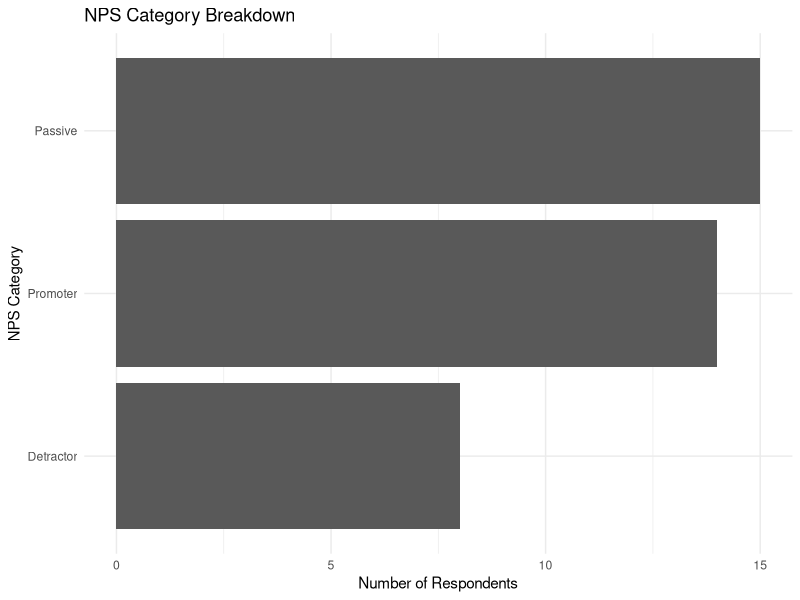
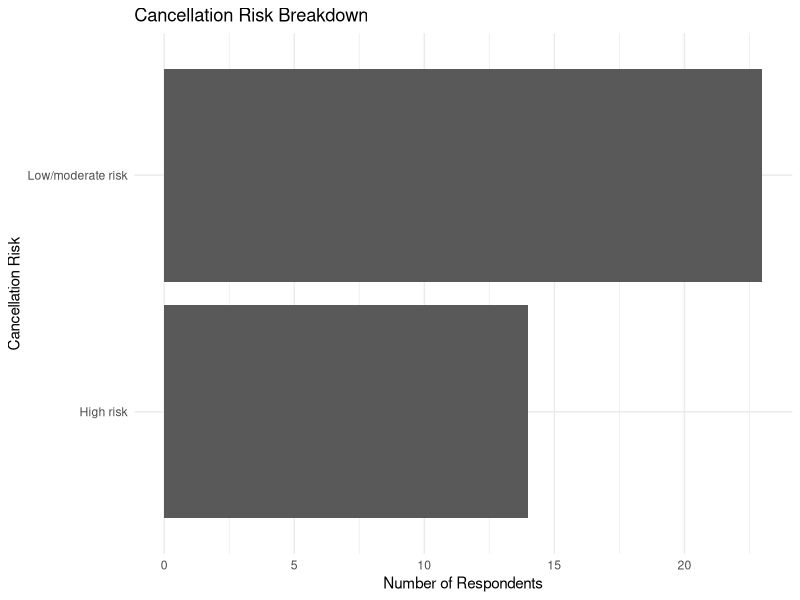
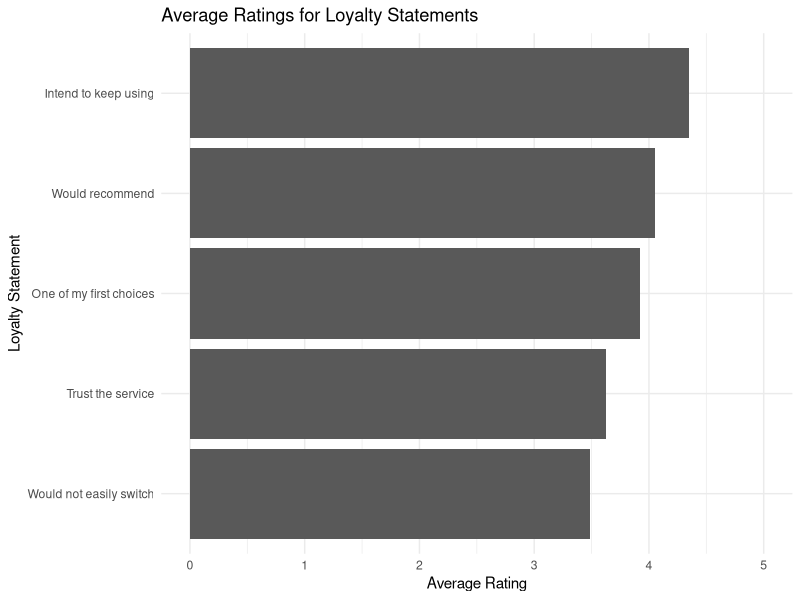
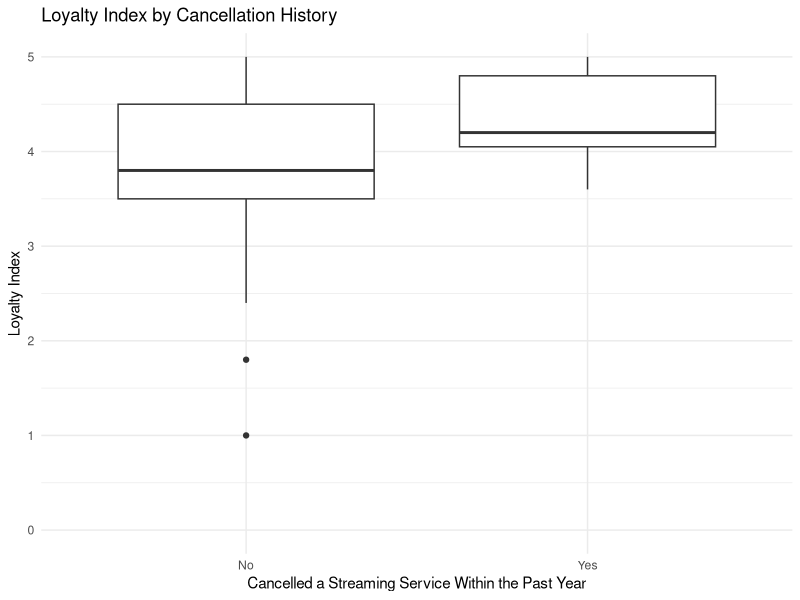
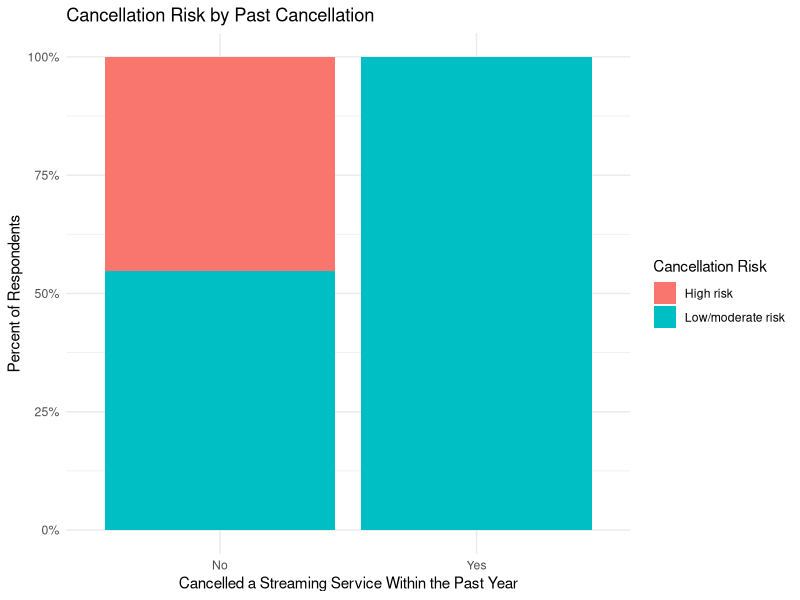
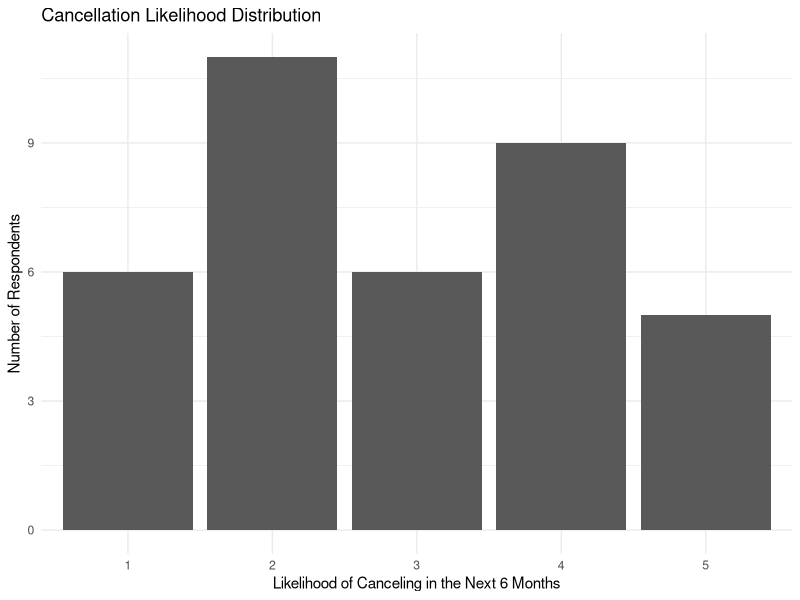

The R source for these figures, in order:
## ---- chunk 1
#| label: setup
#| message: false
#| warning: false

library(tidyverse)
library(readxl)
library(scales)
## ---- chunk 2
#| label: load-data

survey_raw <- read_excel(
  "data/streaming-survey-cleaned.xlsx",
  sheet = "Analysis Data"
)

survey_data <- survey_raw |>
  filter(ResponseId != "Response ID") |>
  mutate(
    loyalty_index = as.numeric(`Loyalty Index`),
    nps_score = as.numeric(Q4),
    nps_category = `NPS Category`,
    cancellation_risk = `Cancellation Risk`,
    cancelled_last_year = `Cancelled A Service Within The Last Year`,
    keep_using = as.numeric(Q3_1),
    first_choice = as.numeric(Q3_2),
    recommend = as.numeric(Q3_3),
    not_switch = as.numeric(Q3_4),
    trust = as.numeric(Q3_5),
    cancellation_likelihood = as.numeric(Q6)
  )

valid_responses <- nrow(survey_data)

mean_loyalty <- mean(survey_data$loyalty_index, na.rm = TRUE)

high_risk_pct <- survey_data |>
  summarize(value = mean(cancellation_risk == "High risk", na.rm = TRUE)) |>
  pull(value)

cancelled_pct <- survey_data |>
  summarize(value = mean(cancelled_last_year == "Yes", na.rm = TRUE)) |>
  pull(value)

avg_nps <- mean(survey_data$nps_score, na.rm = TRUE)
## ---- chunk 3
#| content: valuebox
#| title: "Valid Responses"
#| icon: people
#| color: primary

list(value = comma(valid_responses))
## ---- chunk 4
#| content: valuebox
#| title: "Mean Loyalty Index"
#| icon: star
#| color: success

list(value = number(mean_loyalty, accuracy = 0.01))
## ---- chunk 5
#| content: valuebox
#| title: "High Cancellation Risk"
#| icon: exclamation-triangle
#| color: warning

list(value = percent(high_risk_pct, accuracy = 1))
## ---- chunk 6
#| content: valuebox
#| title: "Cancelled Last Year"
#| icon: x-circle
#| color: danger

list(value = percent(cancelled_pct, accuracy = 1))
## ---- chunk 7
#| title: "NPS Category Breakdown"

survey_data |>
  filter(!is.na(nps_category)) |>
  count(nps_category) |>
  ggplot(aes(x = reorder(nps_category, n), y = n)) +
  geom_col() +
  coord_flip() +
  labs(
    x = "NPS Category",
    y = "Number of Respondents",
    title = "NPS Category Breakdown"
  ) +
  theme_minimal()
## ---- chunk 8
#| title: "Cancellation Risk Breakdown"

survey_data |>
  filter(!is.na(cancellation_risk)) |>
  count(cancellation_risk) |>
  ggplot(aes(x = reorder(cancellation_risk, n), y = n)) +
  geom_col() +
  coord_flip() +
  labs(
    x = "Cancellation Risk",
    y = "Number of Respondents",
    title = "Cancellation Risk Breakdown"
  ) +
  theme_minimal()
## ---- chunk 9
#| title: "Average Ratings for Loyalty Statements"

loyalty_statement_data <- survey_data |>
  summarize(
    `Intend to keep using` = mean(keep_using, na.rm = TRUE),
    `One of my first choices` = mean(first_choice, na.rm = TRUE),
    `Would recommend` = mean(recommend, na.rm = TRUE),
    `Would not easily switch` = mean(not_switch, na.rm = TRUE),
    `Trust the service` = mean(trust, na.rm = TRUE)
  ) |>
  pivot_longer(
    cols = everything(),
    names_to = "statement",
    values_to = "average_rating"
  )

loyalty_statement_data |>
  ggplot(aes(x = reorder(statement, average_rating), y = average_rating)) +
  geom_col() +
  coord_flip() +
  scale_y_continuous(limits = c(0, 5)) +
  labs(
    x = "Loyalty Statement",
    y = "Average Rating",
    title = "Average Ratings for Loyalty Statements"
  ) +
  theme_minimal()
## ---- chunk 10
#| title: "Loyalty Index by Cancellation History"

survey_data |>
  filter(!is.na(cancelled_last_year), !is.na(loyalty_index)) |>
  ggplot(aes(x = cancelled_last_year, y = loyalty_index)) +
  geom_boxplot() +
  scale_y_continuous(limits = c(0, 5)) +
  labs(
    x = "Cancelled a Streaming Service Within the Past Year",
    y = "Loyalty Index",
    title = "Loyalty Index by Cancellation History"
  ) +
  theme_minimal()
## ---- chunk 11
#| title: "Cancellation Risk by Past Cancellation"

survey_data |>
  filter(!is.na(cancelled_last_year), !is.na(cancellation_risk)) |>
  count(cancelled_last_year, cancellation_risk) |>
  group_by(cancelled_last_year) |>
  mutate(percent = n / sum(n)) |>
  ggplot(aes(x = cancelled_last_year, y = percent, fill = cancellation_risk)) +
  geom_col(position = "fill") +
  scale_y_continuous(labels = percent_format()) +
  labs(
    x = "Cancelled a Streaming Service Within the Past Year",
    y = "Percent of Respondents",
    fill = "Cancellation Risk",
    title = "Cancellation Risk by Past Cancellation"
  ) +
  theme_minimal()
## ---- chunk 12
#| title: "Cancellation Likelihood Distribution"

survey_data |>
  filter(!is.na(cancellation_likelihood)) |>
  count(cancellation_likelihood) |>
  ggplot(aes(x = factor(cancellation_likelihood), y = n)) +
  geom_col() +
  labs(
    x = "Likelihood of Canceling in the Next 6 Months",
    y = "Number of Respondents",
    title = "Cancellation Likelihood Distribution"
  ) +
  theme_minimal()
